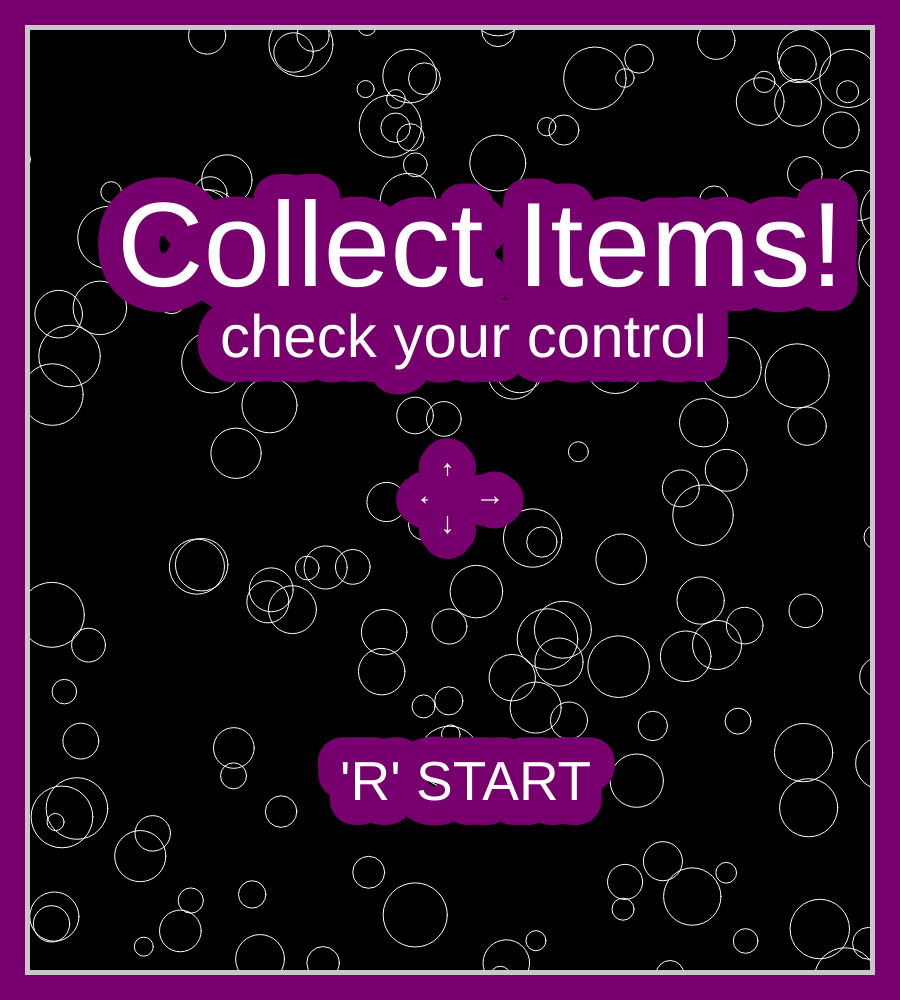
Frame 1 (no input)
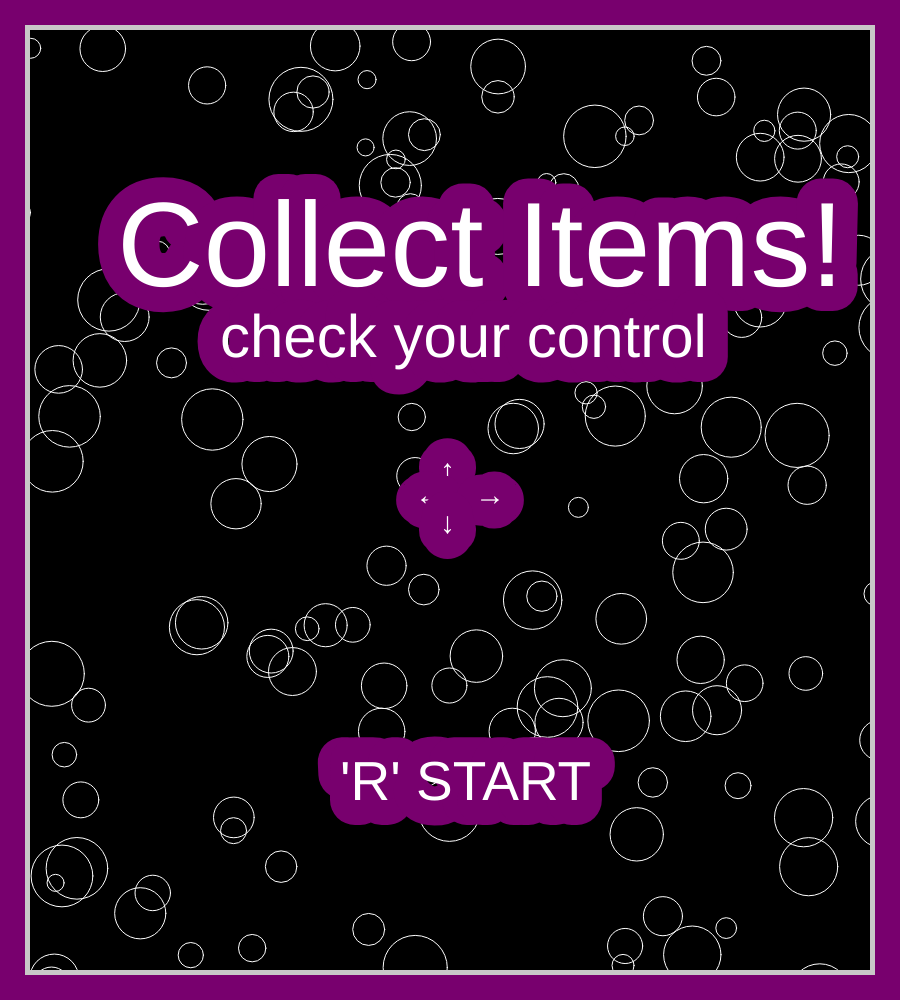
Frame 60 (no input)
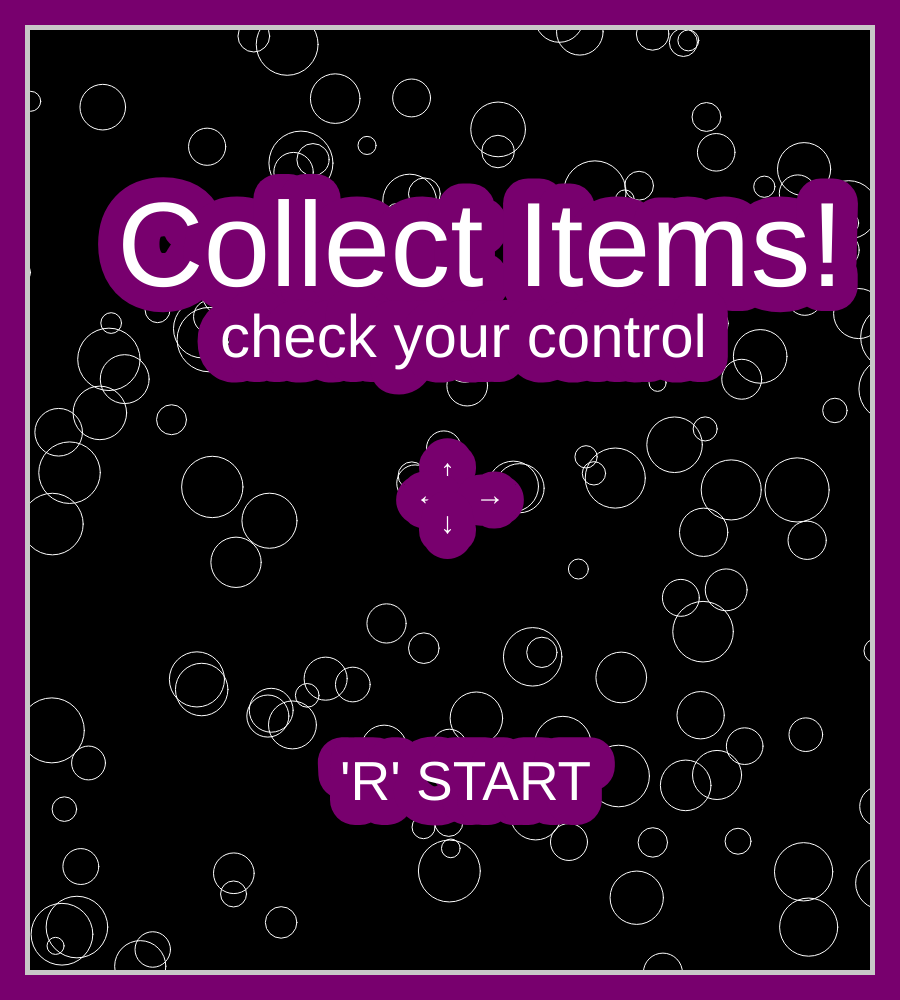
Frame 120 (the mouse pressed at the canvas centre since frame 60)

The p5.js sketch that drew these frames (run headless with seeded random() and noise() and a simulated clock; from frame 60 on, the mouse is pressed at the canvas centre):

// p5.js sketch
// ── sketch.js
// 十字キーでプレイヤーを移動
// 白い弾幕に触れるとゲームオーバー
// 青い円は弾幕を抑え、持ち上げることも出来る
// 黄色のアイテムに触れるとスコアを1つ獲得
//
// ゲーム開始前は当たり判定がない
// 操作確認も兼ねて、任意の場所から始めよう
// 起動時、プレイヤーが動かない場合はウインドウをクリックすること

const BULLET_COUNT = 170;

// プレイヤーの座標、移動速度
let px = 450.0; // 初期位置(x)
let py = 500.0; // 初期位置(y)
const speed = 3.0;

// 弾幕の位置、大きさ
let x = [];
let y = [];
let z = [];

// アイテムの生成座標
let sx, sy;

// スタート、ミス、スコア
let start = false;
let end = false;
let score = 0;

function setup() {
  createCanvas(900, 1000);
  textFont('sans-serif');

  // p5.jsではsetup()より前にrandom()を呼べないので、ここで初期化する
  sx = random(100, 800);
  sy = random(100, 900);

  for (let i = 0; i < BULLET_COUNT; i++) {
    x[i] = random(0, 900);
    y[i] = random(0, 1000);
    z[i] = random(17, 65);
  }
}

function draw() {
  background(0);
  fill(255);
  strokeWeight(1);
  noFill();
  stroke(255);

  // ゲーム開始のフラグ (Rキー)
  if (keyIsDown(82)) {
    start = true;
  }

  rainEnemy();   // 弾幕
  drawHeart(0.7); // プレイヤー
  deco();        // 装飾
}

function drawHeart(size) {
  // アシストカーソル
  noStroke();
  fill(0, 0, 255, 150);
  ellipse(mouseX, mouseY, 50, 50);

  if (!start) {
    fill(255, 0, 0, 150);
  } else {
    fill(255, 0, 0);
  }

  // プレイヤー(ハート型)
  strokeJoin(ROUND);
  push();
  translate(px, py);
  beginShape();
  for (let theta = 0; theta < 360; theta++) {
    const t = radians(theta);
    const hx = size * (13 * sin(t) * sin(t) * sin(t));
    const hy = -size * (13 * cos(t) - 5 * cos(2 * t) - 2 * cos(3 * t) - cos(4 * t));
    vertex(hx, hy);
  }
  endShape(CLOSE);
  pop();

  // 移動(元のコードと違い、斜め移動もできる)
  if (keyIsDown(RIGHT_ARROW)) px += speed;
  if (keyIsDown(LEFT_ARROW))  px -= speed;
  if (keyIsDown(UP_ARROW))    py -= speed;
  if (keyIsDown(DOWN_ARROW))  py += speed;

  // 壁判定
  px = constrain(px, 30, 870);
  py = constrain(py, 30, 970);

  playerSetting();
}

function playerSetting() {
  if (!start) return;

  // 弾幕との当たり判定
  for (let i = 0; i < BULLET_COUNT; i++) {
    if (dist(px, py + 20, x[i], y[i]) <= (z[i] + 15) / 2.5) {
      stroke(0);
      strokeWeight(2);
      line(px + 2, py - 10, px + 3, py - 2);
      line(px + 3, py - 2, px - 2, py + 2);
      line(px - 2, py + 2, px, py + 11);
      end = true;
    }
  }

  // アイテム(ハート型の曲線で描画)
  const delta = TWO_PI / 100;
  const A = 20;
  fill(255, 255, 0);
  beginShape();
  for (let t = 0; t < TWO_PI; t += delta) {
    vertex(sx + A * pow(cos(t), 3), sy + A * pow(sin(t), 3));
  }
  endShape(CLOSE);

  // アイテム取得
  if (dist(px, py, sx, sy) < 22) {
    score += 1;
    sx = random(200, 800);
    sy = random(200, 800);
  }
}

// ゲームオーバー後にクリックでリトライ
function mousePressed() {
  if (end) {
    start = false;
    end = false;
    score = 0;
    sx = random(100, 800);
    sy = random(100, 900);
    px = 450.0;
    py = 500.0;
    loop();
  }
}

// 矢印キーでページがスクロールするのを防ぐ
function keyPressed() {
  if ([UP_ARROW, DOWN_ARROW, LEFT_ARROW, RIGHT_ARROW].includes(keyCode)) {
    return false;
  }
}

function rainEnemy() {
  for (let i = 0; i < BULLET_COUNT; i++) {
    ellipse(x[i], y[i] - 20, z[i], z[i]);

    // カーソルに触れていない間は落下、触れていると押さえて持ち上げる
    if (!isNeighbor(x[i], y[i] - 20, mouseX, mouseY, z[i])) {
      y[i] += random(0.01, 2.0);
    } else {
      y[i] = mouseY - 40;
    }

    // 画面下に消えたら上に戻す。x座標もランダムに
    if (y[i] > 1050) {
      y[i] = 0;
      x[i] = random(0, 900);
    }
  }
}

function isNeighbor(x1, y1, x2, y2, distance) {
  const dx = x1 - x2;
  const dy = y1 - y2;
  return dx * dx + dy * dy < distance * distance;
}

function deco() {
  // 弾幕に当たったとき
  if (end) {
    noLoop();
    textSize(120);
    fill(255);
    text("Game Over", 160, 280);
    textSize(75);
    text("SCORE " + score, 290, 360);
    textSize(50);
    text("Click to Restart", 270, 800);
  }

  // 枠の飾り
  noFill();
  stroke(200);
  strokeWeight(40);
  rect(10, 10, 880, 980);
  stroke(120, 0, 110);
  strokeWeight(50);
  rect(0, 0, 900, 1000);

  // タイトルテキスト
  if (!start) {
    textSize(120);
    fill(255);
    text("Collect Items!", width / 7.7, height / 3.5);
    textSize(60);
    text("check your control", 220, height / 2.8);
    textSize(30);
    text("↑", 440, 480);
    text("←　→", 415, 505);
    text("↓", 440, 533);
    textSize(55);
    text("'R' START", 340, 800);
  }
}
